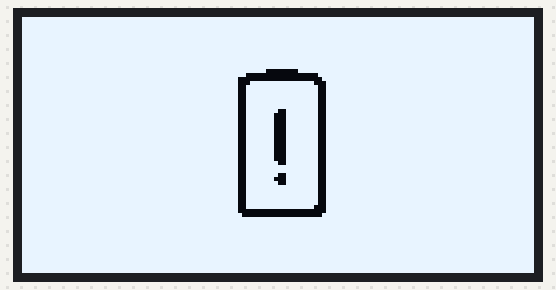
A sketch run on a simulated Arduino Uno, built with avr-gcc and run on an emulated ATmega328P. On the bench: 128×64 one-colour display. The display library's start-up logo is not drawn.

Above: at 2.21 s.
At 2.78 s:
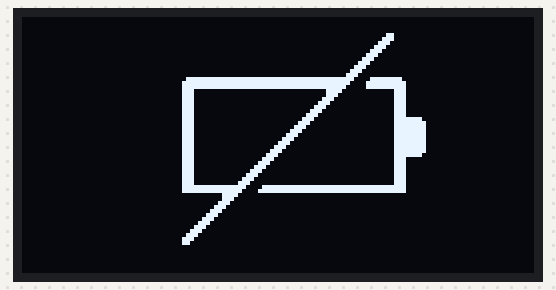
At 7.75 s:
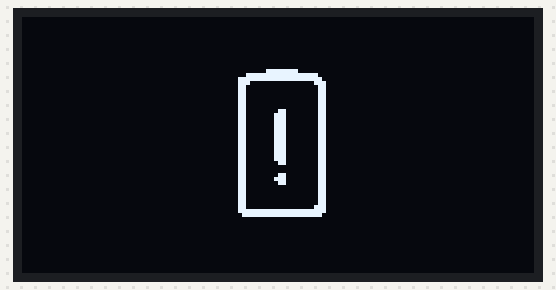

The sketch:

battlow.ino
```cpp
#include <SPI.h>
#include <Wire.h>
#include <Adafruit_GFX.h>
#include <Adafruit_SSD1306.h>
#define SCREEN_WIDTH 128 // OLED display width, in pixels
#define SCREEN_HEIGHT 64 // OLED display height, in pixels

// Declaration for an SSD1306 display connected to I2C (SDA, SCL pins)
#define OLED_RESET  LED_BUILTIN  // 4 // Reset pin # (or -1 if sharing Arduino reset pin)
Adafruit_SSD1306 display(SCREEN_WIDTH, SCREEN_HEIGHT, &Wire, OLED_RESET);

//bat frame starts here
const unsigned char batframe0 [] PROGMEM = {
  0xff, 0xff, 0xff, 0xff, 0xff, 0xff, 0xff, 0xff, 0xff, 0xff, 0xff, 0xff, 0xff, 0xff, 0xff, 0xff,
  0xff, 0xff, 0xff, 0xff, 0xff, 0xff, 0xff, 0xff, 0xff, 0xff, 0xff, 0xff, 0xff, 0xff, 0xff, 0xff,
  0xff, 0xff, 0xff, 0xff, 0xff, 0xff, 0xff, 0xff, 0xff, 0xff, 0xff, 0xff, 0xff, 0xff, 0xff, 0xff,
  0xff, 0xff, 0xff, 0xff, 0xff, 0xff, 0xff, 0xff, 0xff, 0xff, 0xff, 0xff, 0xff, 0xff, 0xff, 0xff,
  0xff, 0xff, 0xff, 0xff, 0xff, 0xff, 0xff, 0xff, 0xff, 0xff, 0xff, 0xff, 0xff, 0xff, 0xff, 0xff,
  0xff, 0xff, 0xff, 0xff, 0xff, 0xff, 0xff, 0xff, 0xff, 0xff, 0xff, 0xff, 0xff, 0xff, 0xff, 0xff,
  0xff, 0xff, 0xff, 0xff, 0xff, 0xff, 0xff, 0xff, 0xff, 0xff, 0xff, 0xff, 0xff, 0xff, 0xff, 0xff,
  0xff, 0xff, 0xff, 0xff, 0xff, 0xff, 0xff, 0xff, 0xff, 0xff, 0xff, 0xff, 0xff, 0xff, 0xff, 0xff,
  0xff, 0xff, 0xff, 0xff, 0xff, 0xff, 0xff, 0xff, 0xff, 0xff, 0xff, 0xff, 0xff, 0xff, 0xff, 0xff,
  0xff, 0xff, 0xff, 0xff, 0xff, 0xff, 0xff, 0xff, 0xff, 0xff, 0xff, 0xff, 0xff, 0xff, 0xff, 0xff,
  0xff, 0xff, 0xff, 0xff, 0xff, 0xff, 0xff, 0xff, 0xff, 0xff, 0xff, 0xff, 0xff, 0xff, 0xff, 0xff,
  0xff, 0xff, 0xff, 0xff, 0xff, 0xff, 0xff, 0xff, 0xff, 0xff, 0xff, 0xff, 0xff, 0xff, 0xff, 0xff,
  0xff, 0xff, 0xff, 0xff, 0xff, 0xff, 0xff, 0xff, 0xff, 0xff, 0xff, 0xff, 0xff, 0xff, 0xff, 0xff,
  0xff, 0xff, 0xff, 0xff, 0xff, 0xff, 0xff, 0xf8, 0x07, 0xff, 0xff, 0xff, 0xff, 0xff, 0xff, 0xff,
  0xff, 0xff, 0xff, 0xff, 0xff, 0xff, 0xff, 0x00, 0x00, 0x3f, 0xff, 0xff, 0xff, 0xff, 0xff, 0xff,
  0xff, 0xff, 0xff, 0xff, 0xff, 0xff, 0xfc, 0x00, 0x00, 0x1f, 0xff, 0xff, 0xff, 0xff, 0xff, 0xff,
  0xff, 0xff, 0xff, 0xff, 0xff, 0xff, 0xfc, 0x7f, 0xff, 0x8f, 0xff, 0xff, 0xff, 0xff, 0xff, 0xff,
  0xff, 0xff, 0xff, 0xff, 0xff, 0xff, 0xfc, 0xff, 0xff, 0xcf, 0xff, 0xff, 0xff, 0xff, 0xff, 0xff,
  0xff, 0xff, 0xff, 0xff, 0xff, 0xff, 0xfc, 0xff, 0xff, 0xcf, 0xff, 0xff, 0xff, 0xff, 0xff, 0xff,
  0xff, 0xff, 0xff, 0xff, 0xff, 0xff, 0xfc, 0xff, 0xff, 0xcf, 0xff, 0xff, 0xff, 0xff, 0xff, 0xff,
  0xff, 0xff, 0xff, 0xff, 0xff, 0xff, 0xfc, 0xff, 0xff, 0xcf, 0xff, 0xff, 0xff, 0xff, 0xff, 0xff,
  0xff, 0xff, 0xff, 0xff, 0xff, 0xff, 0xfc, 0xff, 0xff, 0xcf, 0xff, 0xff, 0xff, 0xff, 0xff, 0xff,
  0xff, 0xff, 0xff, 0xff, 0xff, 0xff, 0xfc, 0xff, 0xff, 0xcf, 0xff, 0xff, 0xff, 0xff, 0xff, 0xff,
  0xff, 0xff, 0xff, 0xff, 0xff, 0xff, 0xfc, 0xff, 0x3f, 0xcf, 0xff, 0xff, 0xff, 0xff, 0xff, 0xff,
  0xff, 0xff, 0xff, 0xff, 0xff, 0xff, 0xfc, 0xfe, 0x3f, 0xcf, 0xff, 0xff, 0xff, 0xff, 0xff, 0xff,
  0xff, 0xff, 0xff, 0xff, 0xff, 0xff, 0xfc, 0xfe, 0x3f, 0xcf, 0xff, 0xff, 0xff, 0xff, 0xff, 0xff,
  0xff, 0xff, 0xff, 0xff, 0xff, 0xff, 0xfc, 0xfe, 0x3f, 0xcf, 0xff, 0xff, 0xff, 0xff, 0xff, 0xff,
  0xff, 0xff, 0xff, 0xff, 0xff, 0xff, 0xfc, 0xfe, 0x3f, 0xcf, 0xff, 0xff, 0xff, 0xff, 0xff, 0xff,
  0xff, 0xff, 0xff, 0xff, 0xff, 0xff, 0xfc, 0xfe, 0x3f, 0xcf, 0xff, 0xff, 0xff, 0xff, 0xff, 0xff,
  0xff, 0xff, 0xff, 0xff, 0xff, 0xff, 0xfc, 0xfe, 0x3f, 0xcf, 0xff, 0xff, 0xff, 0xff, 0xff, 0xff,
  0xff, 0xff, 0xff, 0xff, 0xff, 0xff, 0xfc, 0xfe, 0x3f, 0xcf, 0xff, 0xff, 0xff, 0xff, 0xff, 0xff,
  0xff, 0xff, 0xff, 0xff, 0xff, 0xff, 0xfc, 0xfe, 0x3f, 0xcf, 0xff, 0xff, 0xff, 0xff, 0xff, 0xff,
  0xff, 0xff, 0xff, 0xff, 0xff, 0xff, 0xfc, 0xfe, 0x3f, 0xcf, 0xff, 0xff, 0xff, 0xff, 0xff, 0xff,
  0xff, 0xff, 0xff, 0xff, 0xff, 0xff, 0xfc, 0xfe, 0x3f, 0xcf, 0xff, 0xff, 0xff, 0xff, 0xff, 0xff,
  0xff, 0xff, 0xff, 0xff, 0xff, 0xff, 0xfc, 0xfe, 0x3f, 0xcf, 0xff, 0xff, 0xff, 0xff, 0xff, 0xff,
  0xff, 0xff, 0xff, 0xff, 0xff, 0xff, 0xfc, 0xfe, 0x3f, 0xcf, 0xff, 0xff, 0xff, 0xff, 0xff, 0xff,
  0xff, 0xff, 0xff, 0xff, 0xff, 0xff, 0xfc, 0xff, 0x3f, 0xcf, 0xff, 0xff, 0xff, 0xff, 0xff, 0xff,
  0xff, 0xff, 0xff, 0xff, 0xff, 0xff, 0xfc, 0xff, 0xff, 0xcf, 0xff, 0xff, 0xff, 0xff, 0xff, 0xff,
  0xff, 0xff, 0xff, 0xff, 0xff, 0xff, 0xfc, 0xff, 0xff, 0xcf, 0xff, 0xff, 0xff, 0xff, 0xff, 0xff,
  0xff, 0xff, 0xff, 0xff, 0xff, 0xff, 0xfc, 0xff, 0x3f, 0xcf, 0xff, 0xff, 0xff, 0xff, 0xff, 0xff,
  0xff, 0xff, 0xff, 0xff, 0xff, 0xff, 0xfc, 0xfe, 0x3f, 0xcf, 0xff, 0xff, 0xff, 0xff, 0xff, 0xff,
  0xff, 0xff, 0xff, 0xff, 0xff, 0xff, 0xfc, 0xff, 0x3f, 0xcf, 0xff, 0xff, 0xff, 0xff, 0xff, 0xff,
  0xff, 0xff, 0xff, 0xff, 0xff, 0xff, 0xfc, 0xff, 0xff, 0xcf, 0xff, 0xff, 0xff, 0xff, 0xff, 0xff,
  0xff, 0xff, 0xff, 0xff, 0xff, 0xff, 0xfc, 0xff, 0xff, 0xcf, 0xff, 0xff, 0xff, 0xff, 0xff, 0xff,
  0xff, 0xff, 0xff, 0xff, 0xff, 0xff, 0xfc, 0xff, 0xff, 0xcf, 0xff, 0xff, 0xff, 0xff, 0xff, 0xff,
  0xff, 0xff, 0xff, 0xff, 0xff, 0xff, 0xfc, 0xff, 0xff, 0xcf, 0xff, 0xff, 0xff, 0xff, 0xff, 0xff,
  0xff, 0xff, 0xff, 0xff, 0xff, 0xff, 0xfc, 0xff, 0xff, 0xcf, 0xff, 0xff, 0xff, 0xff, 0xff, 0xff,
  0xff, 0xff, 0xff, 0xff, 0xff, 0xff, 0xfc, 0xff, 0xff, 0x8f, 0xff, 0xff, 0xff, 0xff, 0xff, 0xff,
  0xff, 0xff, 0xff, 0xff, 0xff, 0xff, 0xfc, 0x00, 0x00, 0x0f, 0xff, 0xff, 0xff, 0xff, 0xff, 0xff,
  0xff, 0xff, 0xff, 0xff, 0xff, 0xff, 0xfe, 0x00, 0x00, 0x1f, 0xff, 0xff, 0xff, 0xff, 0xff, 0xff,
  0xff, 0xff, 0xff, 0xff, 0xff, 0xff, 0xff, 0xff, 0xff, 0xff, 0xff, 0xff, 0xff, 0xff, 0xff, 0xff,
  0xff, 0xff, 0xff, 0xff, 0xff, 0xff, 0xff, 0xff, 0xff, 0xff, 0xff, 0xff, 0xff, 0xff, 0xff, 0xff,
  0xff, 0xff, 0xff, 0xff, 0xff, 0xff, 0xff, 0xff, 0xff, 0xff, 0xff, 0xff, 0xff, 0xff, 0xff, 0xff,
  0xff, 0xff, 0xff, 0xff, 0xff, 0xff, 0xff, 0xff, 0xff, 0xff, 0xff, 0xff, 0xff, 0xff, 0xff, 0xff,
  0xff, 0xff, 0xff, 0xff, 0xff, 0xff, 0xff, 0xff, 0xff, 0xff, 0xff, 0xff, 0xff, 0xff, 0xff, 0xff,
  0xff, 0xff, 0xff, 0xff, 0xff, 0xff, 0xff, 0xff, 0xff, 0xff, 0xff, 0xff, 0xff, 0xff, 0xff, 0xff,
  0xff, 0xff, 0xff, 0xff, 0xff, 0xff, 0xff, 0xff, 0xff, 0xff, 0xff, 0xff, 0xff, 0xff, 0xff, 0xff,
  0xff, 0xff, 0xff, 0xff, 0xff, 0xff, 0xff, 0xff, 0xff, 0xff, 0xff, 0xff, 0xff, 0xff, 0xff, 0xff,
  0xff, 0xff, 0xff, 0xff, 0xff, 0xff, 0xff, 0xff, 0xff, 0xff, 0xff, 0xff, 0xff, 0xff, 0xff, 0xff,
  0xff, 0xff, 0xff, 0xff, 0xff, 0xff, 0xff, 0xff, 0xff, 0xff, 0xff, 0xff, 0xff, 0xff, 0xff, 0xff,
  0xff, 0xff, 0xff, 0xff, 0xff, 0xff, 0xff, 0xff, 0xff, 0xff, 0xff, 0xff, 0xff, 0xff, 0xff, 0xff,
  0xff, 0xff, 0xff, 0xff, 0xff, 0xff, 0xff, 0xff, 0xff, 0xff, 0xff, 0xff, 0xff, 0xff, 0xff, 0xff,
  0xff, 0xff, 0xff, 0xff, 0xff, 0xff, 0xff, 0xff, 0xff, 0xff, 0xff, 0xff, 0xff, 0xff, 0xff, 0xff,
  0xff, 0xff, 0xff, 0xff, 0xff, 0xff, 0xff, 0xff, 0xff, 0xff, 0xff, 0xff, 0xff, 0xff, 0xff, 0xff
};
// 'batloww', 128x64px
const unsigned char batframe1 [] PROGMEM = {
  0xff, 0xff, 0xff, 0xff, 0xff, 0xff, 0xff, 0xff, 0xff, 0xff, 0xff, 0xff, 0xff, 0xff, 0xff, 0xff,
  0xff, 0xff, 0xff, 0xff, 0xff, 0xff, 0xff, 0xff, 0xff, 0xff, 0xff, 0xff, 0xff, 0xff, 0xff, 0xff,
  0xff, 0xff, 0xff, 0xff, 0xff, 0xff, 0xff, 0xff, 0xff, 0xff, 0xff, 0xff, 0xff, 0xff, 0xff, 0xff,
  0xff, 0xff, 0xff, 0xff, 0xff, 0xff, 0xff, 0xff, 0xff, 0xff, 0xff, 0xff, 0xff, 0xff, 0xff, 0xff,
  0xff, 0xff, 0xff, 0xff, 0xff, 0xff, 0xff, 0xff, 0xff, 0xff, 0xff, 0xe7, 0xff, 0xff, 0xff, 0xff,
  0xff, 0xff, 0xff, 0xff, 0xff, 0xff, 0xff, 0xff, 0xff, 0xff, 0xff, 0xc7, 0xff, 0xff, 0xff, 0xff,
  0xff, 0xff, 0xff, 0xff, 0xff, 0xff, 0xff, 0xff, 0xff, 0xff, 0xff, 0x8f, 0xff, 0xff, 0xff, 0xff,
  0xff, 0xff, 0xff, 0xff, 0xff, 0xff, 0xff, 0xff, 0xff, 0xff, 0xff, 0x1f, 0xff, 0xff, 0xff, 0xff,
  0xff, 0xff, 0xff, 0xff, 0xff, 0xff, 0xff, 0xff, 0xff, 0xff, 0xfe, 0x3f, 0xff, 0xff, 0xff, 0xff,
  0xff, 0xff, 0xff, 0xff, 0xff, 0xff, 0xff, 0xff, 0xff, 0xff, 0xfc, 0x7f, 0xff, 0xff, 0xff, 0xff,
  0xff, 0xff, 0xff, 0xff, 0xff, 0xff, 0xff, 0xff, 0xff, 0xff, 0xf8, 0xff, 0xff, 0xff, 0xff, 0xff,
  0xff, 0xff, 0xff, 0xff, 0xff, 0xff, 0xff, 0xff, 0xff, 0xff, 0xf1, 0xff, 0xff, 0xff, 0xff, 0xff,
  0xff, 0xff, 0xff, 0xff, 0xff, 0xff, 0xff, 0xff, 0xff, 0xff, 0xe3, 0xff, 0xff, 0xff, 0xff, 0xff,
  0xff, 0xff, 0xff, 0xff, 0xff, 0xff, 0xff, 0xff, 0xff, 0xff, 0xc7, 0xff, 0xff, 0xff, 0xff, 0xff,
  0xff, 0xff, 0xff, 0xff, 0xff, 0xff, 0xff, 0xff, 0xff, 0xff, 0x8f, 0xff, 0xff, 0xff, 0xff, 0xff,
  0xff, 0xff, 0xff, 0xff, 0xff, 0x80, 0x00, 0x00, 0x00, 0x00, 0x1e, 0x01, 0xff, 0xff, 0xff, 0xff,
  0xff, 0xff, 0xff, 0xff, 0xff, 0x00, 0x00, 0x00, 0x00, 0x00, 0x3c, 0x00, 0xff, 0xff, 0xff, 0xff,
  0xff, 0xff, 0xff, 0xff, 0xff, 0x00, 0x00, 0x00, 0x00, 0x00, 0x7c, 0x00, 0xff, 0xff, 0xff, 0xff,
  0xff, 0xff, 0xff, 0xff, 0xff, 0x1f, 0xff, 0xff, 0xff, 0xf0, 0xff, 0xf8, 0xff, 0xff, 0xff, 0xff,
  0xff, 0xff, 0xff, 0xff, 0xff, 0x1f, 0xff, 0xff, 0xff, 0xf1, 0xff, 0xf8, 0xff, 0xff, 0xff, 0xff,
  0xff, 0xff, 0xff, 0xff, 0xff, 0x1f, 0xff, 0xff, 0xff, 0xe3, 0xff, 0xf8, 0xff, 0xff, 0xff, 0xff,
  0xff, 0xff, 0xff, 0xff, 0xff, 0x1f, 0xff, 0xff, 0xff, 0xc7, 0xff, 0xf8, 0xff, 0xff, 0xff, 0xff,
  0xff, 0xff, 0xff, 0xff, 0xff, 0x1f, 0xff, 0xff, 0xff, 0x8f, 0xff, 0xf8, 0xff, 0xff, 0xff, 0xff,
  0xff, 0xff, 0xff, 0xff, 0xff, 0x1f, 0xff, 0xff, 0xff, 0x1f, 0xff, 0xf8, 0xff, 0xff, 0xff, 0xff,
  0xff, 0xff, 0xff, 0xff, 0xff, 0x1f, 0xff, 0xff, 0xfe, 0x3f, 0xff, 0xf8, 0xff, 0xff, 0xff, 0xff,
  0xff, 0xff, 0xff, 0xff, 0xff, 0x1f, 0xff, 0xff, 0xfc, 0x7f, 0xff, 0xf8, 0x0f, 0xff, 0xff, 0xff,
  0xff, 0xff, 0xff, 0xff, 0xff, 0x1f, 0xff, 0xff, 0xf8, 0xff, 0xff, 0xf8, 0x07, 0xff, 0xff, 0xff,
  0xff, 0xff, 0xff, 0xff, 0xff, 0x1f, 0xff, 0xff, 0xf1, 0xff, 0xff, 0xf8, 0x07, 0xff, 0xff, 0xff,
  0xff, 0xff, 0xff, 0xff, 0xff, 0x1f, 0xff, 0xff, 0xe3, 0xff, 0xff, 0xf8, 0x07, 0xff, 0xff, 0xff,
  0xff, 0xff, 0xff, 0xff, 0xff, 0x1f, 0xff, 0xff, 0xc7, 0xff, 0xff, 0xf8, 0x07, 0xff, 0xff, 0xff,
  0xff, 0xff, 0xff, 0xff, 0xff, 0x1f, 0xff, 0xff, 0x8f, 0xff, 0xff, 0xf8, 0x07, 0xff, 0xff, 0xff,
  0xff, 0xff, 0xff, 0xff, 0xff, 0x1f, 0xff, 0xff, 0x1f, 0xff, 0xff, 0xf8, 0x07, 0xff, 0xff, 0xff,
  0xff, 0xff, 0xff, 0xff, 0xff, 0x1f, 0xff, 0xfe, 0x3f, 0xff, 0xff, 0xf8, 0x07, 0xff, 0xff, 0xff,
  0xff, 0xff, 0xff, 0xff, 0xff, 0x1f, 0xff, 0xfc, 0x7f, 0xff, 0xff, 0xf8, 0x07, 0xff, 0xff, 0xff,
  0xff, 0xff, 0xff, 0xff, 0xff, 0x1f, 0xff, 0xf8, 0xff, 0xff, 0xff, 0xf8, 0x0f, 0xff, 0xff, 0xff,
  0xff, 0xff, 0xff, 0xff, 0xff, 0x1f, 0xff, 0xf1, 0xff, 0xff, 0xff, 0xf8, 0xff, 0xff, 0xff, 0xff,
  0xff, 0xff, 0xff, 0xff, 0xff, 0x1f, 0xff, 0xe3, 0xff, 0xff, 0xff, 0xf8, 0xff, 0xff, 0xff, 0xff,
  0xff, 0xff, 0xff, 0xff, 0xff, 0x1f, 0xff, 0xc7, 0xff, 0xff, 0xff, 0xf8, 0xff, 0xff, 0xff, 0xff,
  0xff, 0xff, 0xff, 0xff, 0xff, 0x1f, 0xff, 0x8f, 0xff, 0xff, 0xff, 0xf8, 0xff, 0xff, 0xff, 0xff,
  0xff, 0xff, 0xff, 0xff, 0xff, 0x1f, 0xff, 0x1f, 0xff, 0xff, 0xff, 0xf8, 0xff, 0xff, 0xff, 0xff,
  0xff, 0xff, 0xff, 0xff, 0xff, 0x1f, 0xfe, 0x3f, 0xff, 0xff, 0xff, 0xf8, 0xff, 0xff, 0xff, 0xff,
  0xff, 0xff, 0xff, 0xff, 0xff, 0x1f, 0xfc, 0x7f, 0xff, 0xff, 0xff, 0xf8, 0xff, 0xff, 0xff, 0xff,
  0xff, 0xff, 0xff, 0xff, 0xff, 0x00, 0x00, 0xf0, 0x00, 0x00, 0x00, 0x00, 0xff, 0xff, 0xff, 0xff,
  0xff, 0xff, 0xff, 0xff, 0xff, 0x00, 0x01, 0xe0, 0x00, 0x00, 0x00, 0x00, 0xff, 0xff, 0xff, 0xff,
  0xff, 0xff, 0xff, 0xff, 0xff, 0xff, 0xc3, 0xff, 0xff, 0xff, 0xff, 0xff, 0xff, 0xff, 0xff, 0xff,
  0xff, 0xff, 0xff, 0xff, 0xff, 0xff, 0xc7, 0xff, 0xff, 0xff, 0xff, 0xff, 0xff, 0xff, 0xff, 0xff,
  0xff, 0xff, 0xff, 0xff, 0xff, 0xff, 0x8f, 0xff, 0xff, 0xff, 0xff, 0xff, 0xff, 0xff, 0xff, 0xff,
  0xff, 0xff, 0xff, 0xff, 0xff, 0xff, 0x1f, 0xff, 0xff, 0xff, 0xff, 0xff, 0xff, 0xff, 0xff, 0xff,
  0xff, 0xff, 0xff, 0xff, 0xff, 0xfe, 0x3f, 0xff, 0xff, 0xff, 0xff, 0xff, 0xff, 0xff, 0xff, 0xff,
  0xff, 0xff, 0xff, 0xff, 0xff, 0xfc, 0x7f, 0xff, 0xff, 0xff, 0xff, 0xff, 0xff, 0xff, 0xff, 0xff,
  0xff, 0xff, 0xff, 0xff, 0xff, 0xf8, 0xff, 0xff, 0xff, 0xff, 0xff, 0xff, 0xff, 0xff, 0xff, 0xff,
  0xff, 0xff, 0xff, 0xff, 0xff, 0xf1, 0xff, 0xff, 0xff, 0xff, 0xff, 0xff, 0xff, 0xff, 0xff, 0xff,
  0xff, 0xff, 0xff, 0xff, 0xff, 0xe3, 0xff, 0xff, 0xff, 0xff, 0xff, 0xff, 0xff, 0xff, 0xff, 0xff,
  0xff, 0xff, 0xff, 0xff, 0xff, 0xc7, 0xff, 0xff, 0xff, 0xff, 0xff, 0xff, 0xff, 0xff, 0xff, 0xff,
  0xff, 0xff, 0xff, 0xff, 0xff, 0x8f, 0xff, 0xff, 0xff, 0xff, 0xff, 0xff, 0xff, 0xff, 0xff, 0xff,
  0xff, 0xff, 0xff, 0xff, 0xff, 0x1f, 0xff, 0xff, 0xff, 0xff, 0xff, 0xff, 0xff, 0xff, 0xff, 0xff,
  0xff, 0xff, 0xff, 0xff, 0xff, 0x3f, 0xff, 0xff, 0xff, 0xff, 0xff, 0xff, 0xff, 0xff, 0xff, 0xff,
  0xff, 0xff, 0xff, 0xff, 0xff, 0xff, 0xff, 0xff, 0xff, 0xff, 0xff, 0xff, 0xff, 0xff, 0xff, 0xff,
  0xff, 0xff, 0xff, 0xff, 0xff, 0xff, 0xff, 0xff, 0xff, 0xff, 0xff, 0xff, 0xff, 0xff, 0xff, 0xff,
  0xff, 0xff, 0xff, 0xff, 0xff, 0xff, 0xff, 0xff, 0xff, 0xff, 0xff, 0xff, 0xff, 0xff, 0xff, 0xff,
  0xff, 0xff, 0xff, 0xff, 0xff, 0xff, 0xff, 0xff, 0xff, 0xff, 0xff, 0xff, 0xff, 0xff, 0xff, 0xff,
  0xff, 0xff, 0xff, 0xff, 0xff, 0xff, 0xff, 0xff, 0xff, 0xff, 0xff, 0xff, 0xff, 0xff, 0xff, 0xff,
  0xff, 0xff, 0xff, 0xff, 0xff, 0xff, 0xff, 0xff, 0xff, 0xff, 0xff, 0xff, 0xff, 0xff, 0xff, 0xff,
  0xff, 0xff, 0xff, 0xff, 0xff, 0xff, 0xff, 0xff, 0xff, 0xff, 0xff, 0xff, 0xff, 0xff, 0xff, 0xff
};

// Array of all bitmaps for convenience. (Total bytes used to store images in PROGMEM = 2080)
const int batframe_LEN = 2;
const unsigned char* batframe[2] = {
  batframe0,
  batframe1
 };
 void batanimation() {
 for(int i =0;i<=1;i++){
    display.clearDisplay();
    display.drawBitmap(0, 0, batframe[i], 128, 64, WHITE);
    display.display();
    delay(200);
    display.invertDisplay(true);delay(200);
   }
 }
//bat frame ends here


void setup() {
    display.begin(SSD1306_SWITCHCAPVCC, 0x3C);
    display.display();delay(2000);
    display.clearDisplay();

}


void loop()
{
 batanimation();
}
```

Measured:
- by itself, everything shown: repeats every 5.4 s, in 12 steps
- what the display in image 1 shows lasts 0.4 s, from 2.6 s to 3.0 s
